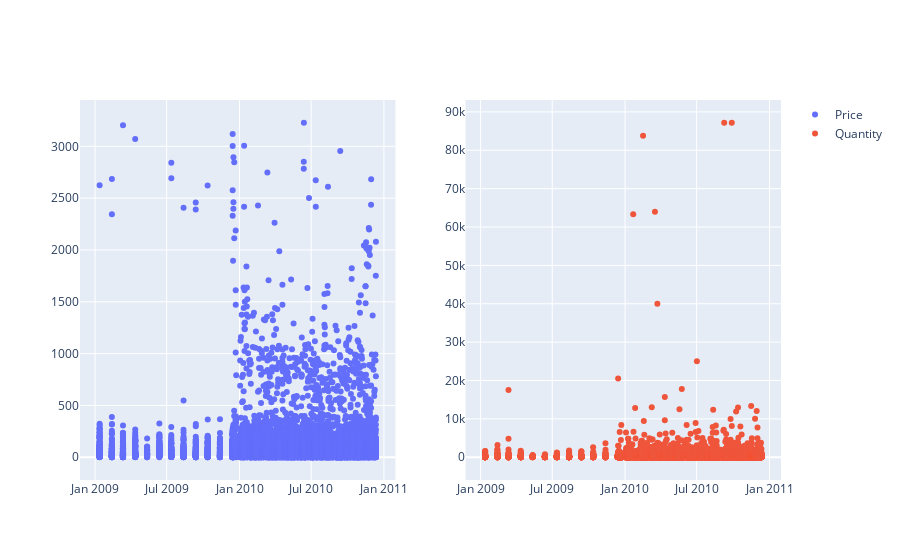

The notebook cell this image was saved under:
### Code cell
fig = make_subplots(rows=1, cols=2)
fig.add_trace(go.Scatter(y=invoices1.Price, x=invoices1.InvoiceDate, mode='markers', name='Price'), row=1, col=1)
fig.add_trace(go.Scatter(y=invoices1.Quantity, x=invoices1.InvoiceDate, mode='markers', name='Quantity'), row=1, col=2)

### Figure 1 — Plotly figure (JSON) as saved in the notebook; plotly's stock layout.template omitted (floating-point values rounded to 4 significant figures; data arrays with more than 128 entries replaced by an {"elided": "..."} marker saying what was removed)
{"data": [{"mode": "markers", "name": "Price", "type": "scatter", "x": {"elided": "20573 str values"}, "xaxis": "x", "y": {"elided": "20573 float values"}, "yaxis": "y"}, {"mode": "markers", "name": "Quantity", "type": "scatter", "x": {"elided": "20573 str values"}, "xaxis": "x2", "y": {"elided": "20573 int values"}, "yaxis": "y2"}], "layout": {"xaxis": {"anchor": "y", "domain": [0, 0.45]}, "xaxis2": {"anchor": "y2", "domain": [0.55, 1]}, "yaxis": {"anchor": "x", "domain": [0, 1]}, "yaxis2": {"anchor": "x2", "domain": [0, 1]}}}
